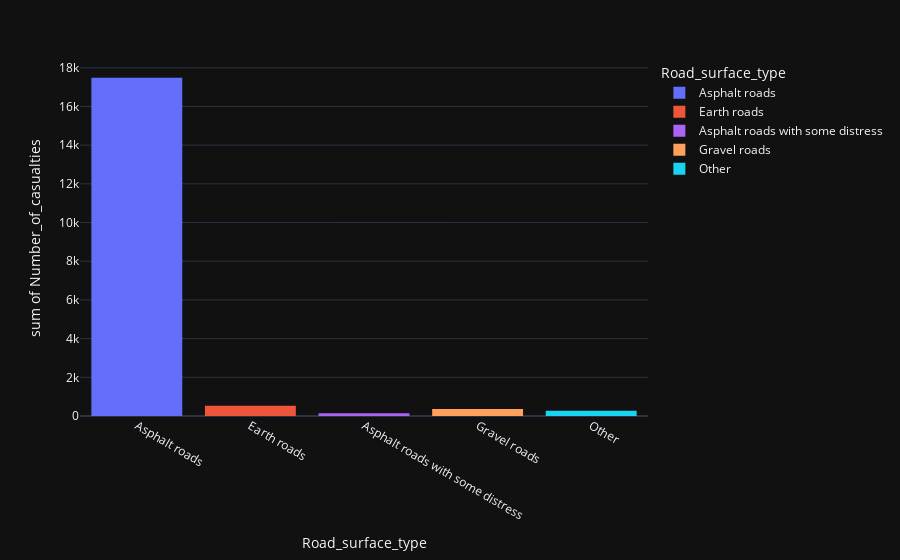

Notebook cell for this chart:
### Code cell
import matplotlib.pyplot as plt 
import plotly.express as px
#Histogram for Number of casualties and the road surface types 
px.histogram(df,df['Road_surface_type'], df['Number_of_casualties'],color='Road_surface_type', template='plotly_dark')

### Figure 1 — Plotly figure (JSON) as saved in the notebook; plotly's stock layout.template omitted (floating-point values rounded to 4 significant figures; data arrays with more than 128 entries replaced by an {"elided": "..."} marker saying what was removed)
{"data": [{"alignmentgroup": "True", "bingroup": "x", "histfunc": "sum", "hovertemplate": "Road_surface_type=%{x}<br>sum of Number_of_casualties=%{y}<extra></extra>", "legendgroup": "Asphalt roads", "marker": {"color": "#636efa", "pattern": {"shape": ""}}, "name": "Asphalt roads", "offsetgroup": "Asphalt roads", "orientation": "v", "showlegend": true, "type": "histogram", "x": {"elided": "11296 str values"}, "xaxis": "x", "y": {"elided": "11296 int values"}, "yaxis": "y"}, {"alignmentgroup": "True", "bingroup": "x", "histfunc": "sum", "hovertemplate": "Road_surface_type=%{x}<br>sum of Number_of_casualties=%{y}<extra></extra>", "legendgroup": "Earth roads", "marker": {"color": "#EF553B", "pattern": {"shape": ""}}, "name": "Earth roads", "offsetgroup": "Earth roads", "orientation": "v", "showlegend": true, "type": "histogram", "x": {"elided": "358 str values"}, "xaxis": "x", "y": {"elided": "358 int values"}, "yaxis": "y"}, {"alignmentgroup": "True", "bingroup": "x", "histfunc": "sum", "hovertemplate": "Road_surface_type=%{x}<br>sum of Number_of_casualties=%{y}<extra></extra>", "legendgroup": "Asphalt roads with some distress", "marker": {"color": "#ab63fa", "pattern": {"shape": ""}}, "name": "Asphalt roads with some distress", "offsetgroup": "Asphalt roads with some distress", "orientation": "v", "showlegend": true, "type": "histogram", "x": ["Asphalt roads with some distress", "Asphalt roads with some distress", "Asphalt roads with some distress", "Asphalt roads with some distress", "Asphalt roads with some distress", "Asphalt roads with some distress", "Asphalt roads with some distress", "Asphalt roads with some distress", "Asphalt roads with some distress", "Asphalt roads with some distress", "Asphalt roads with some distress", "Asphalt roads with some distress", "Asphalt roads with some distress", "Asphalt roads with some distress", "Asphalt roads with some distress", "Asphalt roads with some distress", "Asphalt roads with some distress", "Asphalt roads with some distress", "Asphalt roads with some distress", "Asphalt roads with some distress", "Asphalt roads with some distress", "Asphalt roads with some distress", "Asphalt roads with some distress", "Asphalt roads with some distress", "Asphalt roads with some distress", "Asphalt roads with some distress", "Asphalt roads with some distress", "Asphalt roads with some distress", "Asphalt roads with some distress", "Asphalt roads with some distress", "Asphalt roads with some distress", "Asphalt roads with some distress", "Asphalt roads with some distress", "Asphalt roads with some distress", "Asphalt roads with some distress", "Asphalt roads with some distress", "Asphalt roads with some distress", "Asphalt roads with some distress", "Asphalt roads with some distress", "Asphalt roads with some distress", "Asphalt roads with some distress", "Asphalt roads with some distress", "Asphalt roads with some distress", "Asphalt roads with some distress", "Asphalt roads with some distress", "Asphalt roads with some distress", "Asphalt roads with some distress", "Asphalt roads with some distress", "Asphalt roads with some distress", "Asphalt roads with some distress", "Asphalt roads with some distress", "Asphalt roads with some distress", "Asphalt roads with some distress", "Asphalt roads with some distress", "Asphalt roads with some distress", "Asphalt roads with some distress", "Asphalt roads with some distress", "Asphalt roads with some distress", "Asphalt roads with some distress", "Asphalt roads with some distress", "Asphalt roads with some distress", "Asphalt roads with some distress", "Asphalt roads with some distress", "Asphalt roads with some distress", "Asphalt roads with some distress", "Asphalt roads with some distress", "Asphalt roads with some distress", "Asphalt roads with some distress", "Asphalt roads with some distress", "Asphalt roads with some distress", "Asphalt roads with some distress", "Asphalt roads with some distress", "Asphalt roads with some distress", "Asphalt roads with some distress", "Asphalt roads with some distress", "Asphalt roads with some distress", "Asphalt roads with some distress", "Asphalt roads with some distress", "Asphalt roads with some distress", "Asphalt roads with some distress", "Asphalt roads with some distress"], "xaxis": "x", "y": [3, 1, 1, 1, 1, 2, 2, 1, 3, 1, 1, 4, 4, 1, 1, 1, 1, 1, 1, 1, 1, 1, 1, 1, 1, 8, 1, 4, 2, 1, 1, 1, 2, 1, 2, 1, 2, 2, 1, 5, 3, 1, 5, 1, 3, 1, 1, 1, 2, 1, 1, 2, 2, 1, 1, 1, 1, 1, 3, 1, 1, 1, 1, 1, 1, 1, 4, 1, 1, 5, 1, 1, 1, 3, 2, 1, 1, 2, 1, 1, 2], "yaxis": "y"}, {"alignmentgroup": "True", "bingroup": "x", "histfunc": "sum", "hovertemplate": "Road_surface_type=%{x}<br>sum of Number_of_casualties=%{y}<extra></extra>", "legendgroup": "Gravel roads", "marker": {"color": "#FFA15A", "pattern": {"shape": ""}}, "name": "Gravel roads", "offsetgroup": "Gravel roads", "orientation": "v", "showlegend": true, "type": "histogram", "x": {"elided": "242 str values"}, "xaxis": "x", "y": {"elided": "242 int values"}, "yaxis": "y"}, {"alignmentgroup": "True", "bingroup": "x", "histfunc": "sum", "hovertemplate": "Road_surface_type=%{x}<br>sum of Number_of_casualties=%{y}<extra></extra>", "legendgroup": "Other", "marker": {"color": "#19d3f3", "pattern": {"shape": ""}}, "name": "Other", "offsetgroup": "Other", "orientation": "v", "showlegend": true, "type": "histogram", "x": {"elided": "167 str values"}, "xaxis": "x", "y": {"elided": "167 int values"}, "yaxis": "y"}], "layout": {"barmode": "relative", "legend": {"title": {"text": "Road_surface_type"}, "tracegroupgap": 0}, "margin": {"t": 60}, "xaxis": {"anchor": "y", "categoryarray": ["Asphalt roads", "Earth roads", null, "Asphalt roads with some distress", "Gravel roads", "Other"], "categoryorder": "array", "domain": [0, 1], "title": {"text": "Road_surface_type"}}, "yaxis": {"anchor": "x", "domain": [0, 1], "title": {"text": "sum of Number_of_casualties"}}}}
